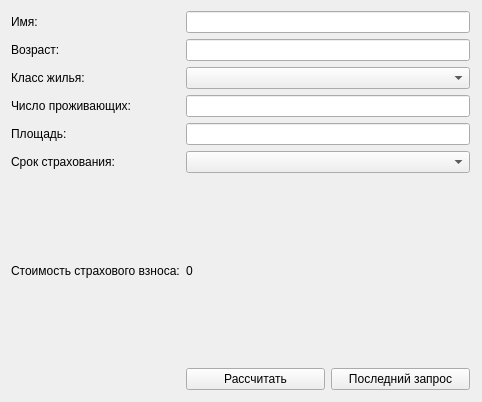
<?xml version="1.0" encoding="UTF-8"?>
<ui version="4.0">
 <class>Widget</class>
 <widget class="QWidget" name="Widget">
  <property name="geometry">
   <rect>
    <x>0</x>
    <y>0</y>
    <width>482</width>
    <height>402</height>
   </rect>
  </property>
  <property name="windowTitle">
   <string>KilinDV</string>
  </property>
  <widget class="QWidget" name="gridLayoutWidget">
   <property name="geometry">
    <rect>
     <x>0</x>
     <y>0</y>
     <width>481</width>
     <height>401</height>
    </rect>
   </property>
   <layout class="QGridLayout" name="gridLayout_2">
    <item row="5" column="2">
     <widget class="QLineEdit" name="lineEdit_2"/>
    </item>
    <item row="3" column="2">
     <widget class="QLineEdit" name="lineEdit"/>
    </item>
    <item row="9" column="2">
     <widget class="QLineEdit" name="lineEdit_3"/>
    </item>
    <item row="12" column="2">
     <widget class="QLabel" name="label_8">
      <property name="text">
       <string>0</string>
      </property>
     </widget>
    </item>
    <item row="11" column="2">
     <widget class="QComboBox" name="comboBox_2"/>
    </item>
    <item row="10" column="2">
     <widget class="QLineEdit" name="lineEdit_4"/>
    </item>
    <item row="9" column="0">
     <widget class="QLabel" name="label_4">
      <property name="text">
       <string>Число проживающих:</string>
      </property>
     </widget>
    </item>
    <item row="3" column="0">
     <widget class="QLabel" name="label">
      <property name="text">
       <string>Имя:</string>
      </property>
     </widget>
    </item>
    <item row="11" column="0">
     <widget class="QLabel" name="label_6">
      <property name="text">
       <string>Срок страхования:</string>
      </property>
     </widget>
    </item>
    <item row="5" column="0">
     <widget class="QLabel" name="label_2">
      <property name="text">
       <string>Возраст:</string>
      </property>
     </widget>
    </item>
    <item row="12" column="0">
     <widget class="QLabel" name="label_7">
      <property name="text">
       <string>Стоимость страхового взноса:</string>
      </property>
     </widget>
    </item>
    <item row="10" column="0">
     <widget class="QLabel" name="label_5">
      <property name="text">
       <string>Площадь:</string>
      </property>
     </widget>
    </item>
    <item row="6" column="0">
     <widget class="QLabel" name="label_3">
      <property name="text">
       <string>Класс жилья:</string>
      </property>
     </widget>
    </item>
    <item row="6" column="2">
     <widget class="QComboBox" name="comboBox"/>
    </item>
    <item row="13" column="2">
     <layout class="QGridLayout" name="gridLayout_4">
      <item row="0" column="0">
       <widget class="QPushButton" name="pushButton_2">
        <property name="text">
         <string>Рассчитать</string>
        </property>
       </widget>
      </item>
      <item row="0" column="1">
       <widget class="QPushButton" name="pushButton">
        <property name="text">
         <string>Последний запрос</string>
        </property>
       </widget>
      </item>
     </layout>
    </item>
   </layout>
  </widget>
 </widget>
 <layoutdefault spacing="6" margin="11"/>
 <resources/>
 <connections/>
</ui>
